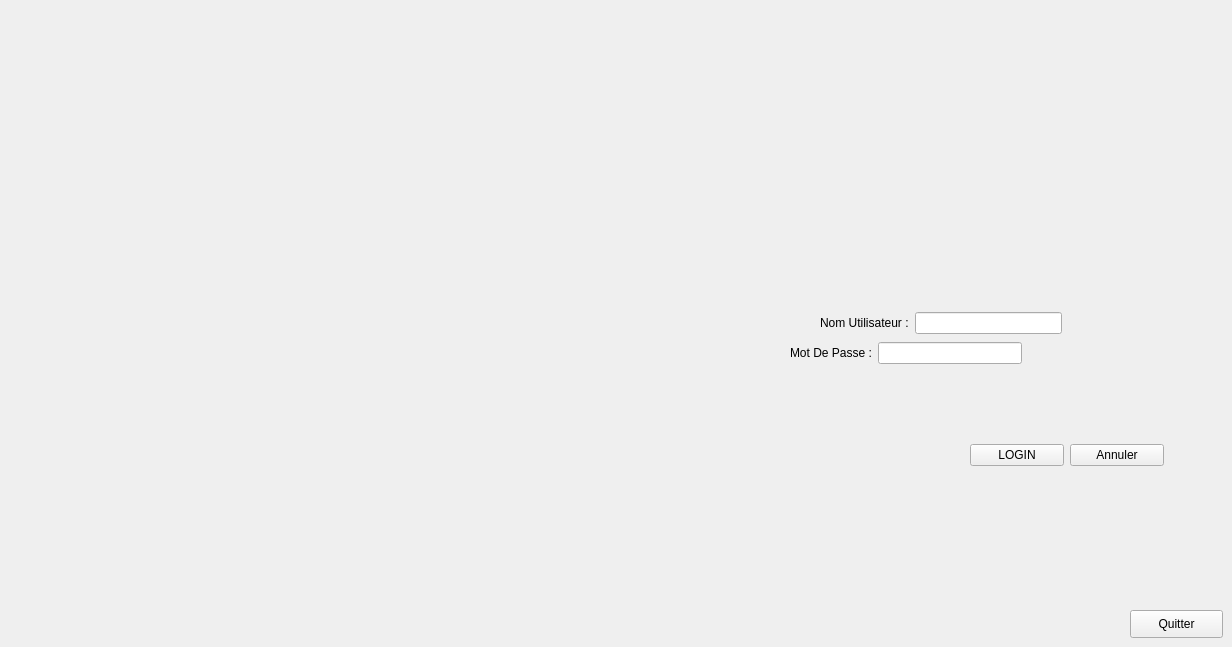
      <widget class="QWidget" name="page">
       <widget class="QWidget" name="layoutWidget_3">
        <property name="geometry">
         <rect>
          <x>790</x>
          <y>340</y>
          <width>232</width>
          <height>26</height>
         </rect>
        </property>
        <layout class="QHBoxLayout" name="horizontalLayout_2">
         <item>
          <widget class="QLabel" name="label_3">
           <property name="text">
            <string>Mot De Passe :</string>
           </property>
          </widget>
         </item>
         <item>
          <widget class="QLineEdit" name="mdpC">
           <property name="echoMode">
            <enum>QLineEdit::Password</enum>
           </property>
          </widget>
         </item>
        </layout>
       </widget>
       <widget class="QPushButton" name="quitterP">
        <property name="geometry">
         <rect>
          <x>1130</x>
          <y>610</y>
          <width>93</width>
          <height>28</height>
         </rect>
        </property>
        <property name="text">
         <string>Quitter</string>
        </property>
       </widget>
       <widget class="QWidget" name="layoutWidget">
        <property name="geometry">
         <rect>
          <x>820</x>
          <y>310</y>
          <width>242</width>
          <height>26</height>
         </rect>
        </property>
        <layout class="QHBoxLayout" name="horizontalLayout">
         <item>
          <widget class="QLabel" name="label">
           <property name="text">
            <string>Nom Utilisateur :</string>
           </property>
          </widget>
         </item>
         <item>
          <widget class="QLineEdit" name="nomUC"/>
         </item>
        </layout>
       </widget>
       <widget class="QWidget" name="layoutWidget_2">
        <property name="geometry">
         <rect>
          <x>970</x>
          <y>440</y>
          <width>194</width>
          <height>30</height>
         </rect>
        </property>
        <layout class="QHBoxLayout" name="horizontalLayout_3">
         <item>
          <widget class="QPushButton" name="login">
           <property name="text">
            <string>LOGIN</string>
           </property>
          </widget>
         </item>
         <item>
          <widget class="QPushButton" name="annulerC">
           <property name="text">
            <string>Annuler</string>
           </property>
          </widget>
         </item>
        </layout>
       </widget>
      </widget>
